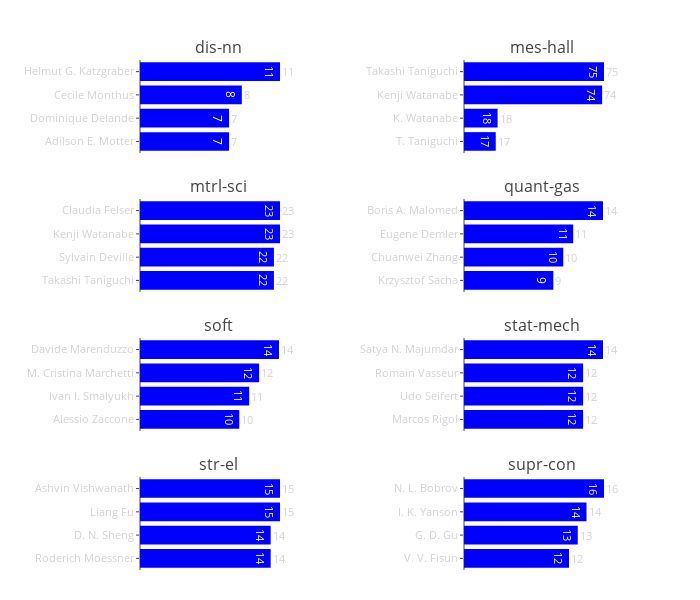

The code cell stored with this chart in its notebook:
### Code cell
active_authors(section, year)

### Figure 1 — Plotly figure (JSON) as saved in the notebook; plotly's stock layout.template omitted (floating-point values rounded to 4 significant figures)
{"data": [{"hoverinfo": "text", "marker": {"color": "blue"}, "orientation": "h", "text": [11, 8, 7, 7], "type": "bar", "x": [11, 8, 7, 7], "xaxis": "x1", "y": ["Helmut G. Katzgraber", "Cecile Monthus", "Dominique Delande", "Adilson E. Motter"], "yaxis": "y1"}, {"hoverinfo": "text", "marker": {"color": "blue"}, "orientation": "h", "text": [75, 74, 18, 17], "type": "bar", "x": [75, 74, 18, 17], "xaxis": "x2", "y": ["Takashi Taniguchi", "Kenji Watanabe", "K. Watanabe", "T. Taniguchi"], "yaxis": "y2"}, {"hoverinfo": "text", "marker": {"color": "blue"}, "orientation": "h", "text": [23, 23, 22, 22], "type": "bar", "x": [23, 23, 22, 22], "xaxis": "x3", "y": ["Claudia Felser", "Kenji Watanabe", "Sylvain Deville", "Takashi Taniguchi"], "yaxis": "y3"}, {"hoverinfo": "text", "marker": {"color": "blue"}, "orientation": "h", "text": [14, 11, 10, 9], "type": "bar", "x": [14, 11, 10, 9], "xaxis": "x4", "y": ["Boris A. Malomed", "Eugene Demler", "Chuanwei Zhang", "Krzysztof Sacha"], "yaxis": "y4"}, {"hoverinfo": "text", "marker": {"color": "blue"}, "orientation": "h", "text": [14, 12, 11, 10], "type": "bar", "x": [14, 12, 11, 10], "xaxis": "x5", "y": ["Davide Marenduzzo", "M. Cristina Marchetti", "Ivan I. Smalyukh", "Alessio Zaccone"], "yaxis": "y5"}, {"hoverinfo": "text", "marker": {"color": "blue"}, "orientation": "h", "text": [14, 12, 12, 12], "type": "bar", "x": [14, 12, 12, 12], "xaxis": "x6", "y": ["Satya N. Majumdar", "Romain Vasseur", "Udo Seifert", "Marcos Rigol"], "yaxis": "y6"}, {"hoverinfo": "text", "marker": {"color": "blue"}, "orientation": "h", "text": [15, 15, 14, 14], "type": "bar", "x": [15, 15, 14, 14], "xaxis": "x7", "y": ["Ashvin Vishwanath", "Liang Fu", "D. N. Sheng", "Roderich Moessner"], "yaxis": "y7"}, {"hoverinfo": "text", "marker": {"color": "blue"}, "orientation": "h", "text": [16, 14, 13, 12], "type": "bar", "x": [16, 14, 13, 12], "xaxis": "x8", "y": ["N. L. Bobrov", "I. K. Yanson", "G. D. Gu", "V. V. Fisun"], "yaxis": "y8"}], "layout": {"annotations": [{"font": {"size": 16}, "showarrow": false, "text": "dis-nn", "x": 0.1625, "xanchor": "center", "xref": "paper", "y": 1, "yanchor": "bottom", "yref": "paper"}, {"font": {"size": 16}, "showarrow": false, "text": "mes-hall", "x": 0.8375, "xanchor": "center", "xref": "paper", "y": 1, "yanchor": "bottom", "yref": "paper"}, {"font": {"size": 16}, "showarrow": false, "text": "mtrl-sci", "x": 0.1625, "xanchor": "center", "xref": "paper", "y": 0.7275, "yanchor": "bottom", "yref": "paper"}, {"font": {"size": 16}, "showarrow": false, "text": "quant-gas", "x": 0.8375, "xanchor": "center", "xref": "paper", "y": 0.7275, "yanchor": "bottom", "yref": "paper"}, {"font": {"size": 16}, "showarrow": false, "text": "soft", "x": 0.1625, "xanchor": "center", "xref": "paper", "y": 0.455, "yanchor": "bottom", "yref": "paper"}, {"font": {"size": 16}, "showarrow": false, "text": "stat-mech", "x": 0.8375, "xanchor": "center", "xref": "paper", "y": 0.455, "yanchor": "bottom", "yref": "paper"}, {"font": {"size": 16}, "showarrow": false, "text": "str-el", "x": 0.1625, "xanchor": "center", "xref": "paper", "y": 0.1825, "yanchor": "bottom", "yref": "paper"}, {"font": {"size": 16}, "showarrow": false, "text": "supr-con", "x": 0.8375, "xanchor": "center", "xref": "paper", "y": 0.1825, "yanchor": "bottom", "yref": "paper"}, {"font": {"color": "lightgrey", "size": 11}, "showarrow": false, "text": 11, "x": 11, "xanchor": "left", "xref": "x1", "y": "Helmut G. Katzgraber", "yref": "y1"}, {"font": {"color": "lightgrey", "size": 11}, "showarrow": false, "text": 8, "x": 8, "xanchor": "left", "xref": "x1", "y": "Cecile Monthus", "yref": "y1"}, {"font": {"color": "lightgrey", "size": 11}, "showarrow": false, "text": 7, "x": 7, "xanchor": "left", "xref": "x1", "y": "Dominique Delande", "yref": "y1"}, {"font": {"color": "lightgrey", "size": 11}, "showarrow": false, "text": 7, "x": 7, "xanchor": "left", "xref": "x1", "y": "Adilson E. Motter", "yref": "y1"}, {"font": {"color": "lightgrey", "size": 11}, "showarrow": false, "text": 75, "x": 75, "xanchor": "left", "xref": "x2", "y": "Takashi Taniguchi", "yref": "y2"}, {"font": {"color": "lightgrey", "size": 11}, "showarrow": false, "text": 74, "x": 74, "xanchor": "left", "xref": "x2", "y": "Kenji Watanabe", "yref": "y2"}, {"font": {"color": "lightgrey", "size": 11}, "showarrow": false, "text": 18, "x": 18, "xanchor": "left", "xref": "x2", "y": "K. Watanabe", "yref": "y2"}, {"font": {"color": "lightgrey", "size": 11}, "showarrow": false, "text": 17, "x": 17, "xanchor": "left", "xref": "x2", "y": "T. Taniguchi", "yref": "y2"}, {"font": {"color": "lightgrey", "size": 11}, "showarrow": false, "text": 23, "x": 23, "xanchor": "left", "xref": "x3", "y": "Claudia Felser", "yref": "y3"}, {"font": {"color": "lightgrey", "size": 11}, "showarrow": false, "text": 23, "x": 23, "xanchor": "left", "xref": "x3", "y": "Kenji Watanabe", "yref": "y3"}, {"font": {"color": "lightgrey", "size": 11}, "showarrow": false, "text": 22, "x": 22, "xanchor": "left", "xref": "x3", "y": "Sylvain Deville", "yref": "y3"}, {"font": {"color": "lightgrey", "size": 11}, "showarrow": false, "text": 22, "x": 22, "xanchor": "left", "xref": "x3", "y": "Takashi Taniguchi", "yref": "y3"}, {"font": {"color": "lightgrey", "size": 11}, "showarrow": false, "text": 14, "x": 14, "xanchor": "left", "xref": "x4", "y": "Boris A. Malomed", "yref": "y4"}, {"font": {"color": "lightgrey", "size": 11}, "showarrow": false, "text": 11, "x": 11, "xanchor": "left", "xref": "x4", "y": "Eugene Demler", "yref": "y4"}, {"font": {"color": "lightgrey", "size": 11}, "showarrow": false, "text": 10, "x": 10, "xanchor": "left", "xref": "x4", "y": "Chuanwei Zhang", "yref": "y4"}, {"font": {"color": "lightgrey", "size": 11}, "showarrow": false, "text": 9, "x": 9, "xanchor": "left", "xref": "x4", "y": "Krzysztof Sacha", "yref": "y4"}, {"font": {"color": "lightgrey", "size": 11}, "showarrow": false, "text": 14, "x": 14, "xanchor": "left", "xref": "x5", "y": "Davide Marenduzzo", "yref": "y5"}, {"font": {"color": "lightgrey", "size": 11}, "showarrow": false, "text": 12, "x": 12, "xanchor": "left", "xref": "x5", "y": "M. Cristina Marchetti", "yref": "y5"}, {"font": {"color": "lightgrey", "size": 11}, "showarrow": false, "text": 11, "x": 11, "xanchor": "left", "xref": "x5", "y": "Ivan I. Smalyukh", "yref": "y5"}, {"font": {"color": "lightgrey", "size": 11}, "showarrow": false, "text": 10, "x": 10, "xanchor": "left", "xref": "x5", "y": "Alessio Zaccone", "yref": "y5"}, {"font": {"color": "lightgrey", "size": 11}, "showarrow": false, "text": 14, "x": 14, "xanchor": "left", "xref": "x6", "y": "Satya N. Majumdar", "yref": "y6"}, {"font": {"color": "lightgrey", "size": 11}, "showarrow": false, "text": 12, "x": 12, "xanchor": "left", "xref": "x6", "y": "Romain Vasseur", "yref": "y6"}, {"font": {"color": "lightgrey", "size": 11}, "showarrow": false, "text": 12, "x": 12, "xanchor": "left", "xref": "x6", "y": "Udo Seifert", "yref": "y6"}, {"font": {"color": "lightgrey", "size": 11}, "showarrow": false, "text": 12, "x": 12, "xanchor": "left", "xref": "x6", "y": "Marcos Rigol", "yref": "y6"}, {"font": {"color": "lightgrey", "size": 11}, "showarrow": false, "text": 15, "x": 15, "xanchor": "left", "xref": "x7", "y": "Ashvin Vishwanath", "yref": "y7"}, {"font": {"color": "lightgrey", "size": 11}, "showarrow": false, "text": 15, "x": 15, "xanchor": "left", "xref": "x7", "y": "Liang Fu", "yref": "y7"}, {"font": {"color": "lightgrey", "size": 11}, "showarrow": false, "text": 14, "x": 14, "xanchor": "left", "xref": "x7", "y": "D. N. Sheng", "yref": "y7"}, {"font": {"color": "lightgrey", "size": 11}, "showarrow": false, "text": 14, "x": 14, "xanchor": "left", "xref": "x7", "y": "Roderich Moessner", "yref": "y7"}, {"font": {"color": "lightgrey", "size": 11}, "showarrow": false, "text": 16, "x": 16, "xanchor": "left", "xref": "x8", "y": "N. L. Bobrov", "yref": "y8"}, {"font": {"color": "lightgrey", "size": 11}, "showarrow": false, "text": 14, "x": 14, "xanchor": "left", "xref": "x8", "y": "I. K. Yanson", "yref": "y8"}, {"font": {"color": "lightgrey", "size": 11}, "showarrow": false, "text": 13, "x": 13, "xanchor": "left", "xref": "x8", "y": "G. D. Gu", "yref": "y8"}, {"font": {"color": "lightgrey", "size": 11}, "showarrow": false, "text": 12, "x": 12, "xanchor": "left", "xref": "x8", "y": "V. V. Fisun", "yref": "y8"}], "height": 600, "margin": {"b": 30, "l": 140, "t": 60}, "showlegend": false, "title": "", "width": 700, "xaxis1": {"anchor": "y1", "domain": [0, 0.325], "showgrid": false, "showticklabels": false}, "xaxis2": {"anchor": "y2", "domain": [0.675, 1], "showgrid": false, "showticklabels": false}, "xaxis3": {"anchor": "y3", "domain": [0, 0.325], "showgrid": false, "showticklabels": false}, "xaxis4": {"anchor": "y4", "domain": [0.675, 1], "showgrid": false, "showticklabels": false}, "xaxis5": {"anchor": "y5", "domain": [0, 0.325], "showgrid": false, "showticklabels": false}, "xaxis6": {"anchor": "y6", "domain": [0.675, 1], "showgrid": false, "showticklabels": false}, "xaxis7": {"anchor": "y7", "domain": [0, 0.325], "showgrid": false, "showticklabels": false}, "xaxis8": {"anchor": "y8", "domain": [0.675, 1], "showgrid": false, "showticklabels": false}, "yaxis1": {"anchor": "x1", "autorange": "reversed", "domain": [0.8175, 1], "tickfont": {"color": "lightgrey", "size": 11}, "ticklen": 3}, "yaxis2": {"anchor": "x2", "autorange": "reversed", "domain": [0.8175, 1], "tickfont": {"color": "lightgrey", "size": 11}, "ticklen": 3}, "yaxis3": {"anchor": "x3", "autorange": "reversed", "domain": [0.545, 0.7275], "tickfont": {"color": "lightgrey", "size": 11}, "ticklen": 3}, "yaxis4": {"anchor": "x4", "autorange": "reversed", "domain": [0.545, 0.7275], "tickfont": {"color": "lightgrey", "size": 11}, "ticklen": 3}, "yaxis5": {"anchor": "x5", "autorange": "reversed", "domain": [0.2725, 0.455], "tickfont": {"color": "lightgrey", "size": 11}, "ticklen": 3}, "yaxis6": {"anchor": "x6", "autorange": "reversed", "domain": [0.2725, 0.455], "tickfont": {"color": "lightgrey", "size": 11}, "ticklen": 3}, "yaxis7": {"anchor": "x7", "autorange": "reversed", "domain": [0, 0.1825], "tickfont": {"color": "lightgrey", "size": 11}, "ticklen": 3}, "yaxis8": {"anchor": "x8", "autorange": "reversed", "domain": [0, 0.1825], "tickfont": {"color": "lightgrey", "size": 11}, "ticklen": 3}}}
